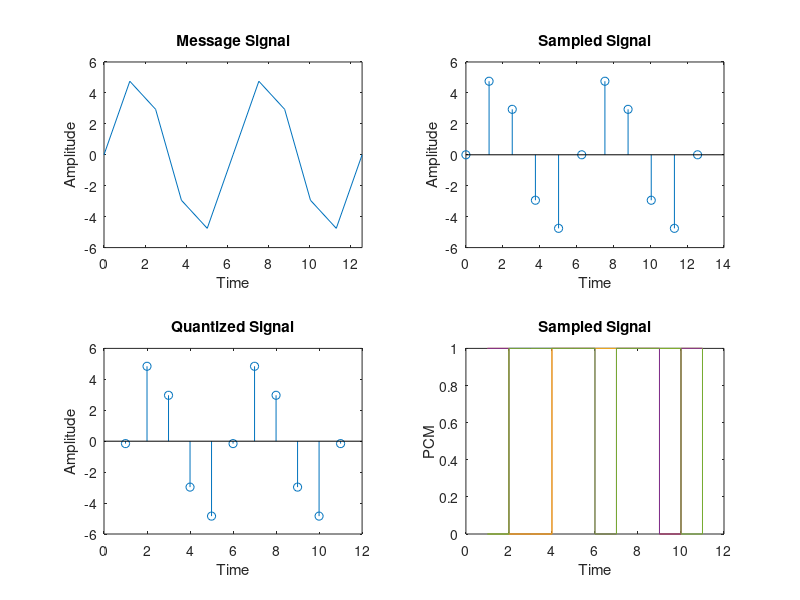

Here is the MATLAB script that generated this plot:
%PCM
clc;
clear all;
close all;

n = input('Number of Samples: ');
t = 0:(2*pi/n):4*pi;
t1 = 0:0.01:4*pi;

xmax = input('Amplitude of The Signal: ');
msg1 = xmax*sin(t);
y = xmax*sin(t);

m = input('Number of Bits: ');
L = 2^m;
xmin = -xmax;

del = (xmax-xmin)/L;
dec_lvl = xmin:del:xmax;
rep_lvl =xmin-(del/2):del:xmax+(del/2);
[ind,qua]= quantiz(msg1,dec_lvl,rep_lvl);

l1 = length(ind);
for i=1:l1
    if ind(i)~=0
        ind(i)=ind(i)-1;
    end
end
conv = de2bi(ind,'left-msb');
k=1;
for i=1:l1
    for j =1:m
        conv(k)=conv(i,j);
        j=j+1; k=k+1;
    end
    i=i+1;
end

% Plotting the Graphs
subplot(2,2,1);
plot(t,y);
xlim([0 4*pi]);
xlabel('Time');
ylabel('Amplitude');
title('Message Signal');

subplot(2,2,2);
stem(t,msg1);
xlabel('Time');
ylabel('Amplitude');
title('Sampled Signal');

subplot(2,2,3);
stem(qua);
xlabel('Time');
ylabel('Amplitude');
title('Quantized Signal');

subplot(2,2,4);
stairs(conv);
xlabel('Time');
ylabel('PCM');
title('Sampled Signal');